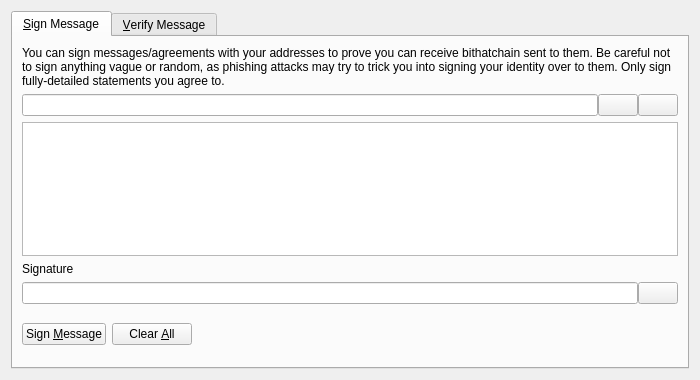
<?xml version="1.0" encoding="UTF-8"?>
<ui version="4.0">
 <class>SignVerifyMessageDialog</class>
 <widget class="QDialog" name="SignVerifyMessageDialog">
  <property name="geometry">
   <rect>
    <x>0</x>
    <y>0</y>
    <width>700</width>
    <height>380</height>
   </rect>
  </property>
  <property name="windowTitle">
   <string>Signatures - Sign / Verify a Message</string>
  </property>
  <property name="modal">
   <bool>true</bool>
  </property>
  <layout class="QVBoxLayout" name="verticalLayout">
   <item>
    <widget class="QTabWidget" name="tabWidget">
     <property name="currentIndex">
      <number>0</number>
     </property>
     <widget class="QWidget" name="tabSignMessage">
      <attribute name="title">
       <string>&amp;Sign Message</string>
      </attribute>
      <layout class="QVBoxLayout" name="verticalLayout_SM">
       <item>
        <widget class="QLabel" name="infoLabel_SM">
         <property name="text">
          <string>You can sign messages/agreements with your addresses to prove you can receive bithatchain sent to them. Be careful not to sign anything vague or random, as phishing attacks may try to trick you into signing your identity over to them. Only sign fully-detailed statements you agree to.</string>
         </property>
         <property name="textFormat">
          <enum>Qt::PlainText</enum>
         </property>
         <property name="wordWrap">
          <bool>true</bool>
         </property>
        </widget>
       </item>
       <item>
        <layout class="QHBoxLayout" name="horizontalLayout_1_SM">
         <property name="spacing">
          <number>0</number>
         </property>
         <item>
          <widget class="QValidatedLineEdit" name="addressIn_SM">
           <property name="toolTip">
            <string>The bithatchain address to sign the message with</string>
           </property>
          </widget>
         </item>
         <item>
          <widget class="QPushButton" name="addressBookButton_SM">
           <property name="toolTip">
            <string>Choose previously used address</string>
           </property>
           <property name="text">
            <string/>
           </property>
           <property name="shortcut">
            <string>Alt+A</string>
           </property>
           <property name="autoDefault">
            <bool>false</bool>
           </property>
          </widget>
         </item>
         <item>
          <widget class="QPushButton" name="pasteButton_SM">
           <property name="toolTip">
            <string>Paste address from clipboard</string>
           </property>
           <property name="text">
            <string/>
           </property>
           <property name="shortcut">
            <string>Alt+P</string>
           </property>
           <property name="autoDefault">
            <bool>false</bool>
           </property>
          </widget>
         </item>
        </layout>
       </item>
       <item>
        <widget class="QPlainTextEdit" name="messageIn_SM">
         <property name="toolTip">
          <string>Enter the message you want to sign here</string>
         </property>
        </widget>
       </item>
       <item>
        <widget class="QLabel" name="signatureLabel_SM">
         <property name="text">
          <string>Signature</string>
         </property>
         <property name="textFormat">
          <enum>Qt::PlainText</enum>
         </property>
        </widget>
       </item>
       <item>
        <layout class="QHBoxLayout" name="horizontalLayout_2_SM">
         <property name="spacing">
          <number>0</number>
         </property>
         <item>
          <widget class="QLineEdit" name="signatureOut_SM">
           <property name="font">
            <font>
             <italic>true</italic>
            </font>
           </property>
           <property name="readOnly">
            <bool>true</bool>
           </property>
          </widget>
         </item>
         <item>
          <widget class="QPushButton" name="copySignatureButton_SM">
           <property name="toolTip">
            <string>Copy the current signature to the system clipboard</string>
           </property>
           <property name="text">
            <string/>
           </property>
           <property name="autoDefault">
            <bool>false</bool>
           </property>
          </widget>
         </item>
        </layout>
       </item>
       <item>
        <layout class="QHBoxLayout" name="horizontalLayout_3_SM">
         <item>
          <widget class="QPushButton" name="signMessageButton_SM">
           <property name="toolTip">
            <string>Sign the message to prove you own this bithatchain address</string>
           </property>
           <property name="text">
            <string>Sign &amp;Message</string>
           </property>
           <property name="autoDefault">
            <bool>false</bool>
           </property>
          </widget>
         </item>
         <item>
          <widget class="QPushButton" name="clearButton_SM">
           <property name="toolTip">
            <string>Reset all sign message fields</string>
           </property>
           <property name="text">
            <string>Clear &amp;All</string>
           </property>
           <property name="autoDefault">
            <bool>false</bool>
           </property>
          </widget>
         </item>
         <item>
          <spacer name="horizontalSpacer_1_SM">
           <property name="orientation">
            <enum>Qt::Horizontal</enum>
           </property>
           <property name="sizeHint" stdset="0">
            <size>
             <width>40</width>
             <height>48</height>
            </size>
           </property>
          </spacer>
         </item>
         <item>
          <widget class="QLabel" name="statusLabel_SM">
           <property name="font">
            <font>
             <weight>75</weight>
             <bold>true</bold>
            </font>
           </property>
           <property name="text">
            <string/>
           </property>
           <property name="wordWrap">
            <bool>true</bool>
           </property>
          </widget>
         </item>
         <item>
          <spacer name="horizontalSpacer_2_SM">
           <property name="orientation">
            <enum>Qt::Horizontal</enum>
           </property>
           <property name="sizeHint" stdset="0">
            <size>
             <width>40</width>
             <height>48</height>
            </size>
           </property>
          </spacer>
         </item>
        </layout>
       </item>
      </layout>
     </widget>
     <widget class="QWidget" name="tabVerifyMessage">
      <attribute name="title">
       <string>&amp;Verify Message</string>
      </attribute>
      <layout class="QVBoxLayout" name="verticalLayout_VM">
       <item>
        <widget class="QLabel" name="infoLabel_VM">
         <property name="text">
          <string>Enter the receiver's address, message (ensure you copy line breaks, spaces, tabs, etc. exactly) and signature below to verify the message. Be careful not to read more into the signature than what is in the signed message itself, to avoid being tricked by a man-in-the-middle attack. Note that this only proves the signing party receives with the address, it cannot prove sendership of any transaction!</string>
         </property>
         <property name="textFormat">
          <enum>Qt::PlainText</enum>
         </property>
         <property name="alignment">
          <set>Qt::AlignLeading|Qt::AlignLeft|Qt::AlignTop</set>
         </property>
         <property name="wordWrap">
          <bool>true</bool>
         </property>
        </widget>
       </item>
       <item>
        <layout class="QHBoxLayout" name="horizontalLayout_1_VM">
         <property name="spacing">
          <number>0</number>
         </property>
         <item>
          <widget class="QValidatedLineEdit" name="addressIn_VM">
           <property name="toolTip">
            <string>The bithatchain address the message was signed with</string>
           </property>
          </widget>
         </item>
         <item>
          <widget class="QPushButton" name="addressBookButton_VM">
           <property name="toolTip">
            <string>Choose previously used address</string>
           </property>
           <property name="text">
            <string/>
           </property>
           <property name="shortcut">
            <string>Alt+A</string>
           </property>
           <property name="autoDefault">
            <bool>false</bool>
           </property>
          </widget>
         </item>
        </layout>
       </item>
       <item>
        <widget class="QPlainTextEdit" name="messageIn_VM"/>
       </item>
       <item>
        <widget class="QValidatedLineEdit" name="signatureIn_VM"/>
       </item>
       <item>
        <layout class="QHBoxLayout" name="horizontalLayout_2_VM">
         <item>
          <widget class="QPushButton" name="verifyMessageButton_VM">
           <property name="toolTip">
            <string>Verify the message to ensure it was signed with the specified bithatchain address</string>
           </property>
           <property name="text">
            <string>Verify &amp;Message</string>
           </property>
           <property name="autoDefault">
            <bool>false</bool>
           </property>
          </widget>
         </item>
         <item>
          <widget class="QPushButton" name="clearButton_VM">
           <property name="toolTip">
            <string>Reset all verify message fields</string>
           </property>
           <property name="text">
            <string>Clear &amp;All</string>
           </property>
           <property name="autoDefault">
            <bool>false</bool>
           </property>
          </widget>
         </item>
         <item>
          <spacer name="horizontalSpacer_1_VM">
           <property name="orientation">
            <enum>Qt::Horizontal</enum>
           </property>
           <property name="sizeHint" stdset="0">
            <size>
             <width>40</width>
             <height>48</height>
            </size>
           </property>
          </spacer>
         </item>
         <item>
          <widget class="QLabel" name="statusLabel_VM">
           <property name="font">
            <font>
             <weight>75</weight>
             <bold>true</bold>
            </font>
           </property>
           <property name="text">
            <string/>
           </property>
           <property name="wordWrap">
            <bool>true</bool>
           </property>
          </widget>
         </item>
         <item>
          <spacer name="horizontalSpacer_2_VM">
           <property name="orientation">
            <enum>Qt::Horizontal</enum>
           </property>
           <property name="sizeHint" stdset="0">
            <size>
             <width>40</width>
             <height>48</height>
            </size>
           </property>
          </spacer>
         </item>
        </layout>
       </item>
      </layout>
     </widget>
    </widget>
   </item>
  </layout>
 </widget>
 <customwidgets>
  <customwidget>
   <class>QValidatedLineEdit</class>
   <extends>QLineEdit</extends>
   <header>qvalidatedlineedit.h</header>
  </customwidget>
 </customwidgets>
 <resources>
  <include location="../bithatchain.qrc"/>
 </resources>
 <connections/>
</ui>
